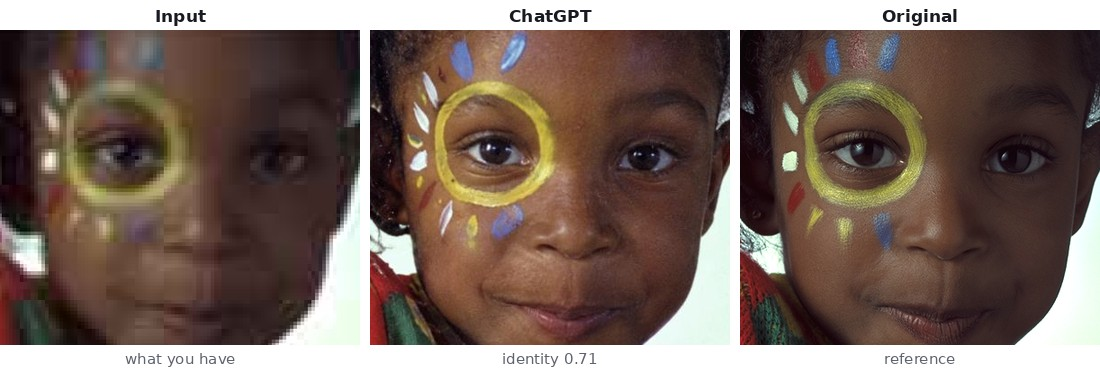
#> input picture experiments/photo-enhance/figs/svc-chatgpt-en.jpg, 1100 x 371 px, given in place of kodim15.png, which was not available
$ python align_services.py ../figs/svc-chatgpt-en.jpg
#> lines starting #> are read from the running program, lines starting #| are printed output that depends on the picture
"""Bring service results to the original's frame (768x512) for comparison.

Some services return a picture of another size and framing (Alice AI 1248x848,
GigaChat 2048x1376, both slightly cropped or zoomed). A plain resize would
shift every pixel, so we find the similarity transform (scale, rotation, shift)
from SIFT matches with the original and warp the result into its frame.

Usage: python src/align_services.py svc_alice svc_gigachat   -> out/<svc>/<id>.png from out/<svc>/orig/<id>.*
       python src/align_services.py --check svc_gemini ...   -> only report the transform for results already at 768x512
"""
import glob, json, os, sys
import numpy as np
import cv2

ROOT = os.path.dirname(os.path.dirname(os.path.abspath(__file__)))
GT, OUT = f"{ROOT}/gt", f"{ROOT}/out"
GTS = {"face_heavy_kodim15": "kodim15.png", "text_notice": "text_notice.png", "small_kodim08": "kodim08.png"}
W, H = 768, 512


def read(p):
    return cv2.cvtColor(cv2.imread(p, cv2.IMREAD_COLOR), cv2.COLOR_BGR2RGB)


def similarity(res, gt):
    """res already resized to width 768; returns 2x3 matrix res->gt, inliers, matches"""
    sift = cv2.SIFT_create(5000)
    g = cv2.cvtColor(gt, cv2.COLOR_RGB2GRAY)
    r = cv2.cvtColor(res, cv2.COLOR_RGB2GRAY)
    kg, dg = sift.detectAndCompute(g, None)
    kr, dr = sift.detectAndCompute(r, None)
    if dg is None or dr is None:
        return None, 0, 0
    good = [a for a, b in cv2.BFMatcher().knnMatch(dr, dg, k=2) if a.distance < 0.75 * b.distance]
    if len(good) < 8:
        return None, 0, len(good)
    src = np.float32([kr[a.queryIdx].pt for a in good])
    dst = np.float32([kg[a.trainIdx].pt for a in good])
    M, inl = cv2.estimateAffinePartial2D(src, dst, method=cv2.RANSAC, ransacReprojThreshold=3.0, maxIters=5000)
    return M, int(inl.sum()) if inl is not None else 0, len(good)


def describe(M):
    s = float(np.hypot(M[0, 0], M[1, 0]))
    a = float(np.degrees(np.arctan2(M[1, 0], M[0, 0])))
    return {"scale": round(s, 4), "angle_deg": round(a, 2), "dx": round(float(M[0, 2]), 1), "dy": round(float(M[1, 2]), 1)}


def main():
    args = sys.argv[1:]
    check = "--check" in args
    svcs = [a for a in args if not a.startswith("--")]
    report = {}
    for svc in svcs:
        for iid, gname in GTS.items():
            gt = read(f"{GT}/{gname}")
            if check:
                p = f"{OUT}/{svc}/{iid}.png"
            else:
                c = glob.glob(f"{OUT}/{svc}/orig/{iid}.*")
                p = c[0] if c else None
            if not p or not os.path.exists(p):
                continue
            res = read(p)
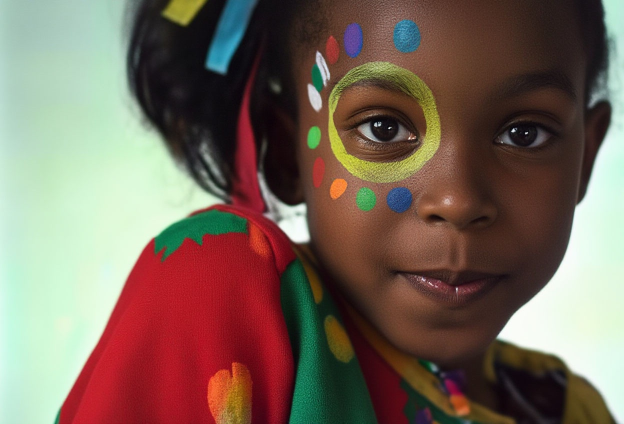
#> input picture experiments/photo-enhance/out/svc_alice/orig/face_heavy_kodim15.jpeg, 1248 x 848 px (shown at 1/2 size)
            h = round(res.shape[0] * W / res.shape[1])
#> h = 522
            res_w = cv2.resize(res, (W, h), interpolation=cv2.INTER_AREA)
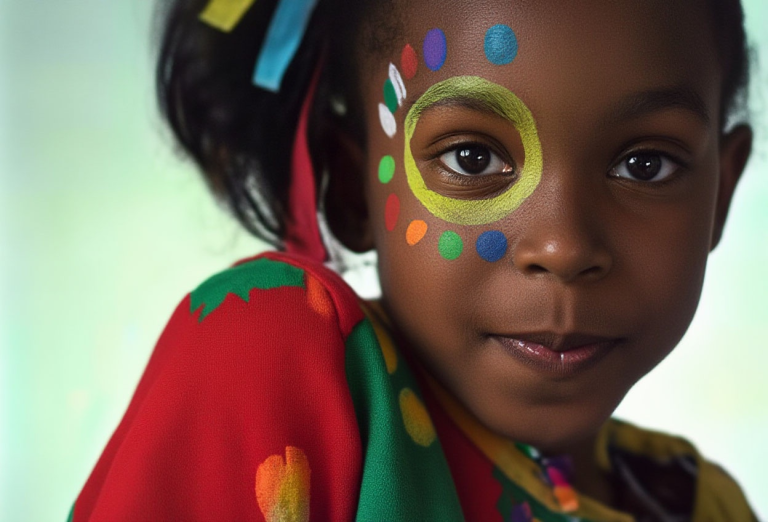
#> res_w: shape (522, 768, 3); mean R, G, B 120.3, 102.2, 89.8
            M, inl, n = similarity(res_w, gt)
#> in similarity, `g = cv2.cvtColor(gt, cv2.COLOR_RGB2GRAY)`:
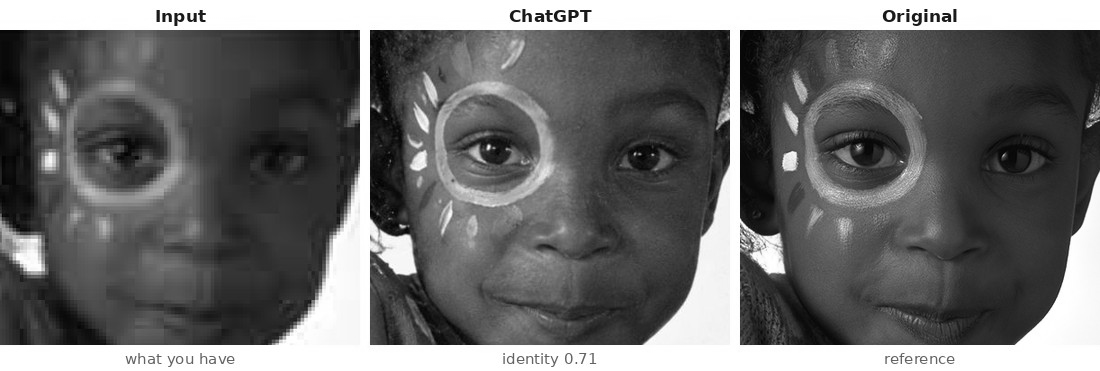
#> g: shape (371, 1100); min 1, max 255, mean 108.1
#> in similarity, `r = cv2.cvtColor(res, cv2.COLOR_RGB2GRAY)`:
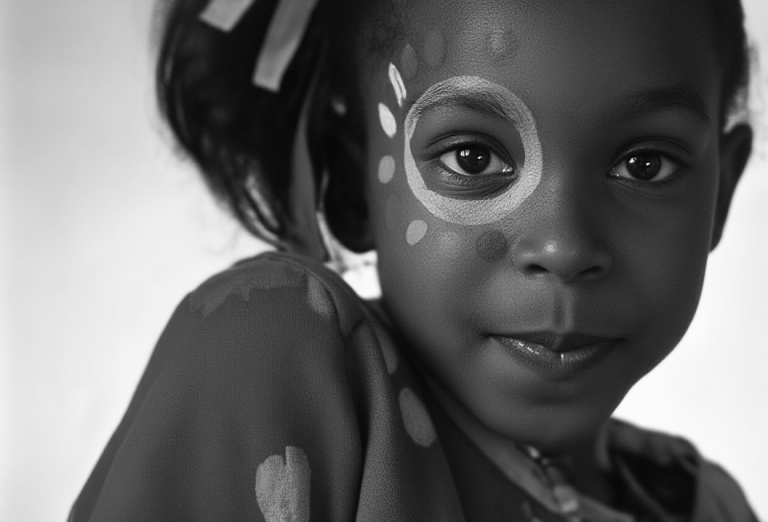
#> r: shape (522, 768); min 5, max 253, mean 106.2
#> in similarity, `kg, dg = sift.detectAndCompute(g, None)`: kg = 938 keypoints; strongest (x, y, size): (573, 14, 2.4), (926, 10, 2), (908, 10, 2), (917, 17, 2.5)
#> in similarity, `kr, dr = sift.detectAndCompute(r, None)`: kr = 299 keypoints; strongest (x, y, size): (632, 161, 2.8), (647, 164, 1.8), (363, 277, 25.8), (462, 154, 2.7)
#> in similarity, `good = [a for a, b in cv2.BFMatcher().knnMatch(dr, dg, k=2) if a.dista..`: good = 23 matches
#> in similarity, `good = [a for a, b in cv2.BFMatcher().knnMatch(dr, dg, k=2) if a.dista..`:
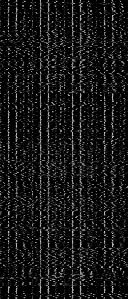
#> dr: shape (299, 128) float32; min 0, max 207, mean 23.6
#> in similarity, `src = np.float32([kr[a.queryIdx].pt for a in good])`: src = 23 rows, first 8: [214.5, 32.45], [224.9, 183.7], [253.9, 479.6], [262.6, 91.94], [330.1, 242.1], [350.5, 257.6], [358.2, 247.6], [362.6, 276.8]
#> in similarity, `dst = np.float32([kg[a.trainIdx].pt for a in good])`: dst = 23 rows, first 8: [789.1, 172.8], [452.9, 172.7], [807.4, 176.9], [789.1, 172.8], [875.8, 166.1], [19.88, 239.9], [22.94, 227.9], [29.29, 255.6]
#> in similarity, `M, inl = cv2.estimateAffinePartial2D(src, dst, method=cv2.RANSAC, rans..`: M = [[0.882, -0.00641, -290.2], [0.00641, 0.882, 8.14]]; inl = 23 values, max 1 at index 6, min 0 at index 0, mean 0.174
#> inl = 4; n = 23
            rec = {"file": os.path.relpath(p, ROOT), "size": [res.shape[1], res.shape[0]], "matches": n, "inliers": inl}
            if M is None or inl < 15:
                rec["aligned"] = False  # fall back to a plain resize
                out = cv2.resize(res, (W, H), interpolation=cv2.INTER_AREA)
            else:
                rec["aligned"] = True
                rec.update(describe(M))
                out = cv2.warpAffine(res_w, M, (W, H), flags=cv2.INTER_LINEAR, borderMode=cv2.BORDER_REPLICATE)
                valid = cv2.warpAffine(np.ones(res_w.shape[:2], np.uint8), M, (W, H), flags=cv2.INTER_NEAREST, borderValue=0)
                rec["covered"] = round(float(valid.mean()), 3)
            if not check:
                cv2.imwrite(f"{OUT}/{svc}/{iid}.png", cv2.cvtColor(out, cv2.COLOR_RGB2BGR))
            report[f"{svc}/{iid}"] = rec
    print(json.dumps(report, ensure_ascii=False, indent=0))
#> (printed output is left out)
    if not check:
        prev = {}
        f = f"{OUT}/alignment.json"
        if os.path.exists(f):
            prev = json.load(open(f))
        prev.update(report)
        json.dump(prev, open(f, "w"), ensure_ascii=False, indent=1)


if __name__ == "__main__":
    main()
